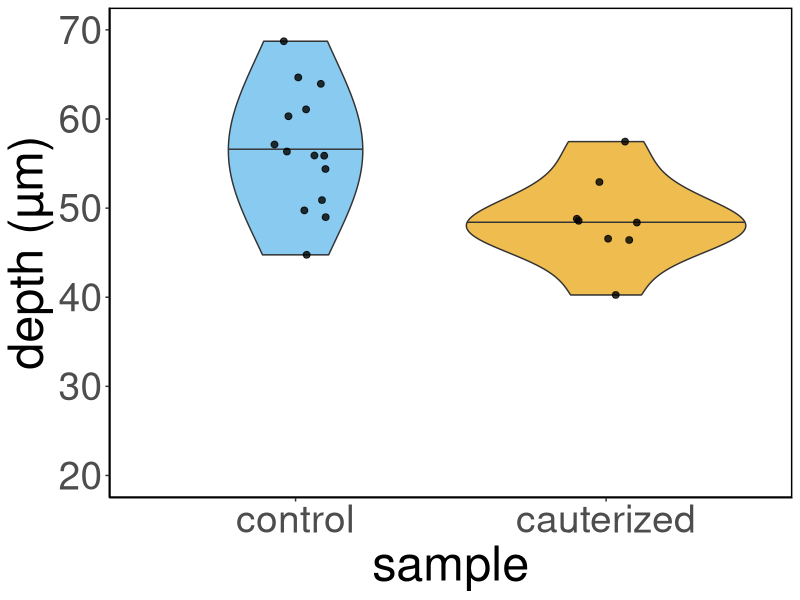
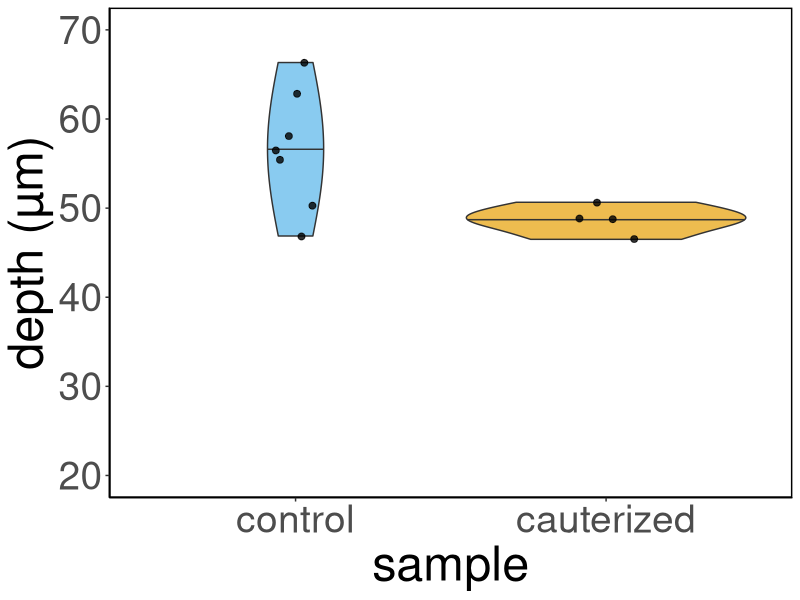
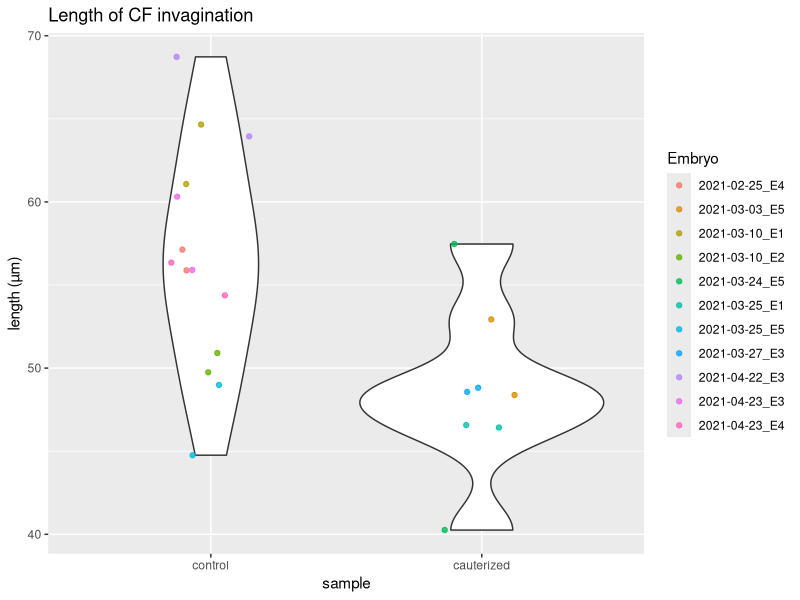
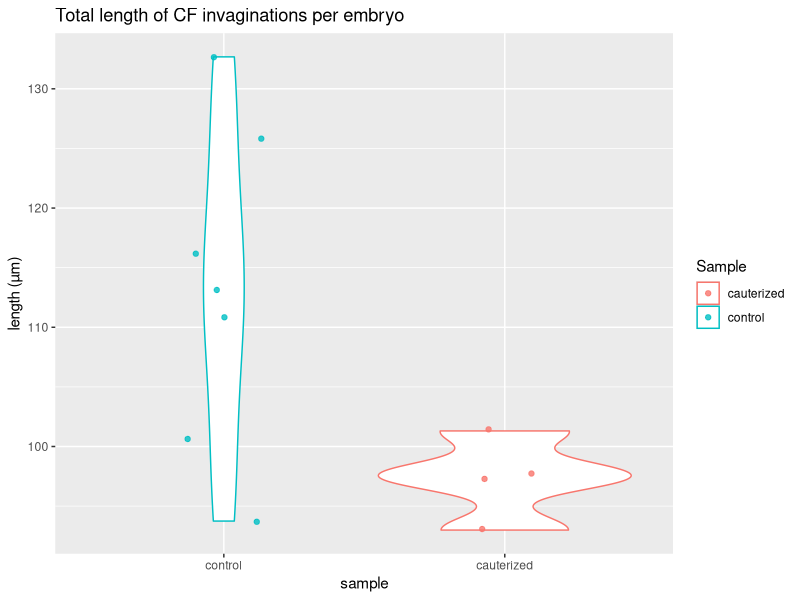
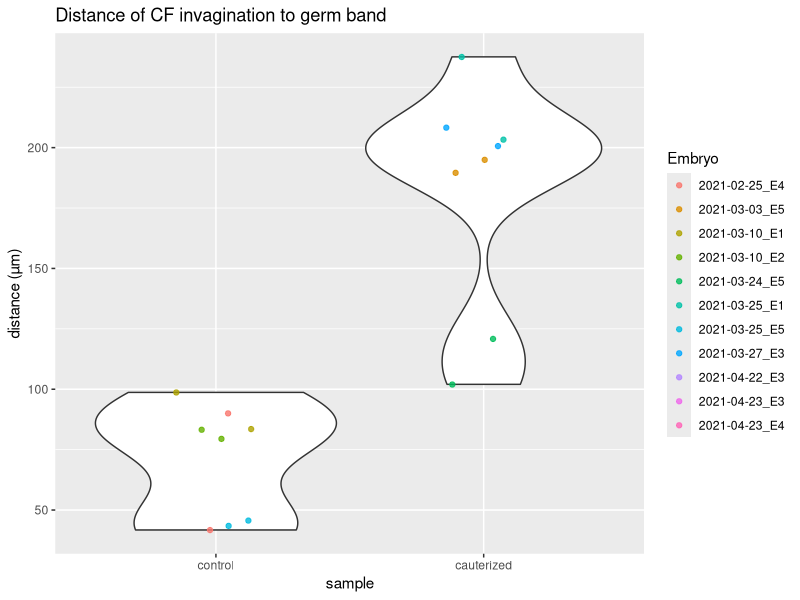
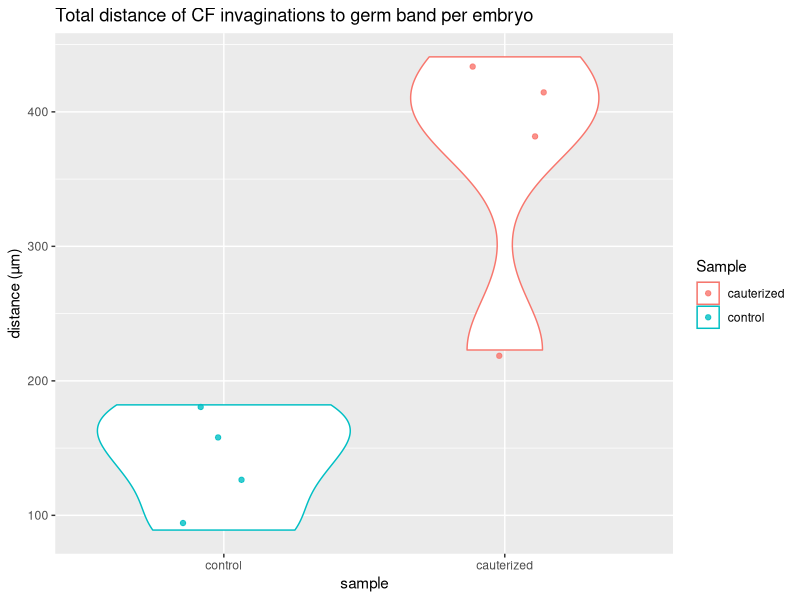
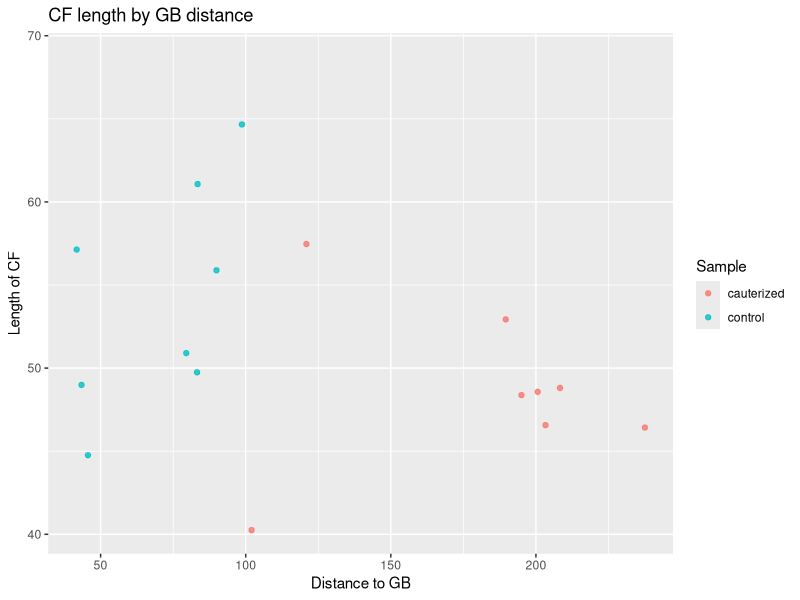
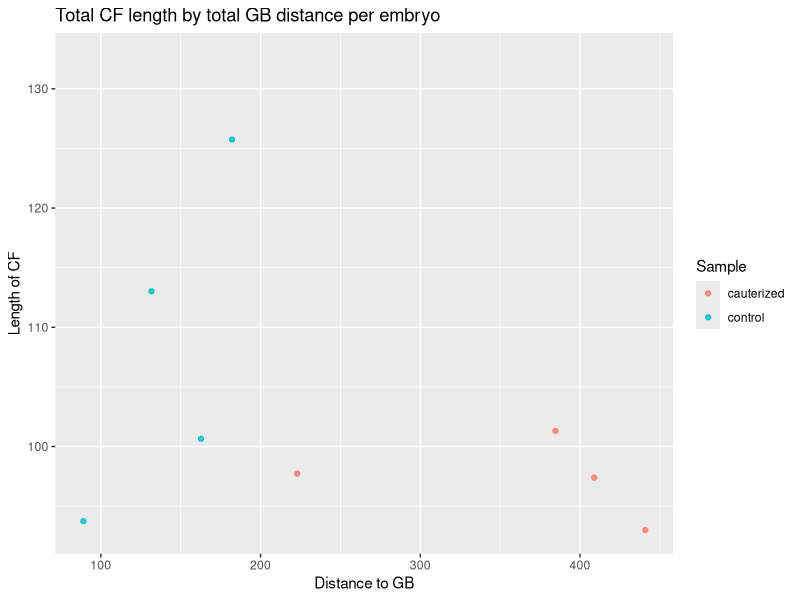

The R source for these figures, in order:
## ---- chunk 1
knitr::opts_chunk$set(echo = TRUE, tidy = TRUE, cache = FALSE)
knitr::opts_knit$set(root.dir = "~/Dropbox/Projects/Cephalic_furrow/7-Paper/1-analyses/germband-cauterizations")
## ---- chunk 2
# Load raw ROI measurements from ImageJ
results <- read.csv("1-wt/Lengths.csv")

# Add CF by GB index
results$CFbyGB <- results$Length / results$Distance

# Calculate summaries per sample
summary(results[results$Sample == "control", c("Length")])
summary(results[results$Sample == "cauterized", c("Length")])

# Sum total CF length per embryo
embryo_cf_sum <- aggregate(results$Length, list(results$Embryo), sum)
colnames(embryo_cf_sum) <- c("Embryo", "Total")

# Mean of CF length per embryo
embryo_cf_mean <- aggregate(results$Length, list(results$Embryo), mean)
colnames(embryo_cf_mean) <- c("Embryo", "Mean")

# Standard deviation of CF length per embryo
embryo_cf_sd <- aggregate(results$Length, list(results$Embryo), sd)
colnames(embryo_cf_sd) <- c("Embryo", "SD")

# Sum total GB length per embryo
embryo_gb_sum <- aggregate(results$Distance, list(results$Embryo), sum)
colnames(embryo_gb_sum) <- c("Embryo", "Distance")

# Sum total CF by GB per embryo
embryo_by_sum <- aggregate(results$CFbyGB, list(results$Embryo), sum)
colnames(embryo_by_sum) <- c("Embryo", "CFbyGB")

# Get sample information
samples <- unique(results[, c("Embryo", "Sample")])

# Merge datasets
summary_embryos <- merge(embryo_cf_sum, embryo_cf_mean, by = "Embryo", all.x = TRUE)
summary_embryos <- merge(summary_embryos, embryo_cf_sd, by = "Embryo", all.x = TRUE)
summary_embryos <- merge(summary_embryos, embryo_gb_sum, by = "Embryo", all.x = TRUE)
summary_embryos <- merge(summary_embryos, embryo_by_sum, by = "Embryo", all.x = TRUE)
summary_embryos <- merge(summary_embryos, samples, by = "Embryo", all.x = TRUE)

# Summary by sample
sample_cf_mean <- aggregate(results$Length, list(results$Sample), mean)
colnames(sample_cf_mean) <- c("Sample", "Mean")
sample_cf_sd <- aggregate(results$Length, list(results$Sample), sd)
colnames(sample_cf_sd) <- c("Sample", "SD")
summary_samples <- merge(sample_cf_mean, sample_cf_sd, by = "Sample", all.x = TRUE)
## ---- chunk 3
# Load ggplot
library(ggplot2)

# Plot mean length of cephalic furrow per embryo (right/left sides)
ggplot(results, aes(factor(Sample, level = c("control", "cauterized")), Length, fill = Sample)) +
  geom_violin(draw_quantiles = c("0.5"), show.legend = FALSE, trim = TRUE, alpha = 0.7, scale = "area", adjust = 2) +
  geom_jitter(alpha = 0.8, width = 0.1, size = 2, show.legend = FALSE) +
  labs(x = "sample", y = "depth (µm)") +
  scale_fill_manual(values=c("#e69f03", "#56b4e9")) +
  scale_y_continuous(limits = c(20, 70)) +
  theme_classic() +
  theme(text =  element_text(size = 35),
        panel.background = element_rect(colour = "black", size=1))
ggsave("wt-length.png", width = 7, height = 4)
ggsave("wt-length.svg", width = 7, height = 4)

## ---- chunk 4
# Load ggplot
library(ggplot2)

# Plot mean length of cephalic furrow per embryo (right/left sides)
ggplot(summary_embryos, aes(factor(Sample, level = c("control", "cauterized")), Mean, fill = Sample)) +
  geom_violin(draw_quantiles = c("0.5"), show.legend = FALSE, trim = TRUE, alpha = 0.7, scale = "area", adjust = 2) +
  geom_jitter(alpha = 0.8, width = 0.1, size = 2, show.legend = FALSE) +
  labs(x = "sample", y = "depth (µm)") +
  scale_fill_manual(values=c("#e69f03", "#56b4e9")) +
  scale_y_continuous(limits = c(20, 70)) +
  theme_classic() +
  theme(text =  element_text(size = 35),
        panel.background = element_rect(colour = "black", size=1))
ggsave("wt-mean-length.png", width = 7, height = 4)
ggsave("wt-mean-length.svg", width = 7, height = 4)

## ---- chunk 5
# Statistical testing
mean_ctrl <- mean(summary_embryos[summary_embryos$Sample == "control",]$Mean)
mean_caut <- mean(summary_embryos[summary_embryos$Sample == "cauterized",]$Mean)
diff_micron <- mean(summary_embryos[summary_embryos$Sample == "control",]$Mean) - mean(summary_embryos[summary_embryos$Sample == "cauterized",]$Mean)
diff_pct <- (mean(summary_embryos[summary_embryos$Sample == "control",]$Mean) - mean(summary_embryos[summary_embryos$Sample == "cauterized",]$Mean)) / mean(summary_embryos[summary_embryos$Sample == "cauterized",]$Mean) * 100

# Test if distribution is normal
shapiro.test(summary_embryos[summary_embryos$Sample == "control",]$Mean)
shapiro.test(summary_embryos[summary_embryos$Sample == "cauterized",]$Mean)
shapiro.test(results[results$Sample == "control",]$Length)
shapiro.test(results[results$Sample == "cauterized",]$Length)


# Test if control is greater than cauterized
wilcox.test(summary_embryos[summary_embryos$Sample == "control",]$Mean,
            summary_embryos[summary_embryos$Sample == "cauterized",]$Mean,
            alternative = "g")

wilcox.test(results[results$Sample == "control",]$Length,
            results[results$Sample == "cauterized",]$Length,
            alternative = "g")

ks.test(summary_embryos[summary_embryos$Sample == "control",]$Mean,
            summary_embryos[summary_embryos$Sample == "cauterized",]$Mean,
            alternative = "g")

ks.test(results[results$Sample == "control",]$Length,
            results[results$Sample == "cauterized",]$Length,
            alternative = "g")

t.test(summary_embryos[summary_embryos$Sample == "control",]$Mean,
       summary_embryos[summary_embryos$Sample == "cauterized",]$Mean,
       var.equal = FALSE)

t.test(results[results$Sample == "control",]$Length,
       results[results$Sample == "cauterized",]$Length,
       var.equal = FALSE)

# Test if control and cauterized have the same variance
var.test(summary_embryos[summary_embryos$Sample == "control",]$Mean,
         summary_embryos[summary_embryos$Sample == "cauterized",]$Mean)

var.test(results[results$Sample == "control",]$Length,
         results[results$Sample == "cauterized",]$Length)

## ---- chunk 6
# Plot length of cephalic furrow invaginations
ggplot(results, aes(factor(Sample, level = c("control", "cauterized")), Length)) + geom_violin() + geom_jitter(alpha = 0.8, width = 0.15, aes(colour = Embryo)) +
  labs(title = "Length of CF invagination", x = "sample", y = "length (µm)")
ggsave("wt-cf-length.png")

# Plot total length of cephalic furrow invagination per embryo
ggplot(summary_embryos, aes(factor(Sample, level = c("control", "cauterized")), Total, colour = Sample)) +
  geom_violin() + geom_jitter(alpha = 0.8, width = 0.15) +
  labs(title = "Total length of CF invaginations per embryo", x = "sample", y = "length (µm)")
ggsave("wt-total-length.png")

# Plot distance of cephalic furrow invaginations to germ band
ggplot(results, aes(factor(Sample, level = c("control", "cauterized")), Distance)) + geom_violin() + geom_jitter(alpha = 0.8, width = 0.15, aes(colour = Embryo)) +
  labs(title = "Distance of CF invagination to germ band", x = "sample", y = "distance (µm)")
ggsave("wt-gb-distance.png")

# Plot total distance of cephalic furrow invagination per embryo
ggplot(summary_embryos, aes(factor(Sample, level = c("control", "cauterized")), Distance, colour = Sample)) +
  geom_violin() + geom_jitter(alpha = 0.8, width = 0.15) +
  labs(title = "Total distance of CF invaginations to germ band per embryo", x = "sample", y = "distance (µm)")
ggsave("wt-total-distance.png")

# Correlation between CF length and GB distance
ggplot(results, aes(Distance, Length)) + geom_point(alpha = 0.8, aes(colour = Sample)) +
  labs(title = "CF length by GB distance", x = "Distance to GB", y = "Length of CF")
with(results, cor(Length, Distance))
ggsave("wt-cfgb-correlation.png")
ggplot(summary_embryos, aes(Distance, Total)) + geom_point(alpha = 0.8, aes(colour = Sample)) +
  labs(title = "Total CF length by total GB distance per embryo", x = "Distance to GB", y = "Length of CF")
with(summary_embryos, cor(Total, Distance))
ggsave("wt-total-correlation.png")

# Plot CF to GB index
ggplot(results, aes(factor(Sample, level = c("control", "cauterized")), CFbyGB)) + geom_violin() + geom_jitter(alpha = 0.8, width = 0.15, aes(colour = Embryo)) +
  labs(title = "Distance of CF invagination to germ band", x = "sample", y = "CF by GB index")
#ggsave("wt-cfgb-index.png")

# Plot total distance of cephalic furrow invagination per embryo
ggplot(summary_embryos, aes(factor(Sample, level = c("control", "cauterized")), CFbyGB, colour = Sample)) +
  geom_violin() + geom_jitter(alpha = 0.8, width = 0.15) +
  labs(title = "Total distance of CF invaginations to germ band per embryo", x = "sample", y = "CF by GB index")
#ggsave("wt-total-distance.png")
## ---- chunk 7

